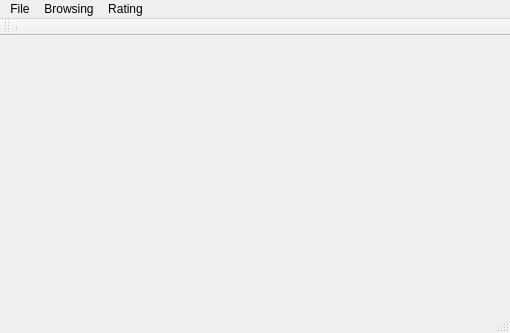
<?xml version="1.0" encoding="UTF-8"?>
<ui version="4.0">
 <class>MainWindow</class>
 <widget class="QMainWindow" name="MainWindow">
  <property name="geometry">
   <rect>
    <x>0</x>
    <y>0</y>
    <width>510</width>
    <height>333</height>
   </rect>
  </property>
  <property name="windowTitle">
   <string>MainWindow</string>
  </property>
  <widget class="QWidget" name="centralWidget"/>
  <widget class="QMenuBar" name="menuBar">
   <property name="geometry">
    <rect>
     <x>0</x>
     <y>0</y>
     <width>510</width>
     <height>21</height>
    </rect>
   </property>
   <widget class="QMenu" name="menuFile">
    <property name="title">
     <string>File</string>
    </property>
    <addaction name="actionConnect_to_DB"/>
    <addaction name="actionExit"/>
   </widget>
   <widget class="QMenu" name="menuPicture">
    <property name="title">
     <string>Rating</string>
    </property>
    <addaction name="actionRate_as_so_so"/>
    <addaction name="actionRate_as_good"/>
    <addaction name="actionRate_as_excellent"/>
    <addaction name="actionFlag_for_delete"/>
   </widget>
   <widget class="QMenu" name="menuBrowsing">
    <property name="title">
     <string>Browsing</string>
    </property>
    <addaction name="actionLoad_pictures"/>
    <addaction name="actionFilter"/>
    <addaction name="actionOptions"/>
   </widget>
   <addaction name="menuFile"/>
   <addaction name="menuBrowsing"/>
   <addaction name="menuPicture"/>
  </widget>
  <widget class="QToolBar" name="mainToolBar">
   <attribute name="toolBarArea">
    <enum>TopToolBarArea</enum>
   </attribute>
   <attribute name="toolBarBreak">
    <bool>false</bool>
   </attribute>
   <addaction name="separator"/>
  </widget>
  <widget class="QStatusBar" name="statusBar"/>
  <action name="actionExit">
   <property name="text">
    <string>Exit</string>
   </property>
  </action>
  <action name="actionConnect_to_DB">
   <property name="text">
    <string>Open moe.db3...</string>
   </property>
  </action>
  <action name="actionRate_as_so_so">
   <property name="text">
    <string>So-so</string>
   </property>
  </action>
  <action name="actionRate_as_good">
   <property name="text">
    <string>Good</string>
   </property>
  </action>
  <action name="actionRate_as_excellent">
   <property name="text">
    <string>Excellent</string>
   </property>
  </action>
  <action name="actionFlag_for_delete">
   <property name="text">
    <string>Delete!</string>
   </property>
  </action>
  <action name="actionNext">
   <property name="text">
    <string>Last picture</string>
   </property>
  </action>
  <action name="actionPrevious">
   <property name="text">
    <string>Next picture</string>
   </property>
  </action>
  <action name="actionFilter">
   <property name="text">
    <string>Filter...</string>
   </property>
  </action>
  <action name="actionFull_screen">
   <property name="text">
    <string>Full screen</string>
   </property>
  </action>
  <action name="actionAuto_play">
   <property name="text">
    <string>Auto play</string>
   </property>
  </action>
  <action name="actionShuffle">
   <property name="text">
    <string>Shuffle</string>
   </property>
  </action>
  <action name="actionOptions">
   <property name="text">
    <string>Options...</string>
   </property>
  </action>
  <action name="actionLoad_pictures">
   <property name="text">
    <string>Open picture set...</string>
   </property>
  </action>
 </widget>
 <layoutdefault spacing="6" margin="11"/>
 <resources/>
 <connections/>
</ui>
